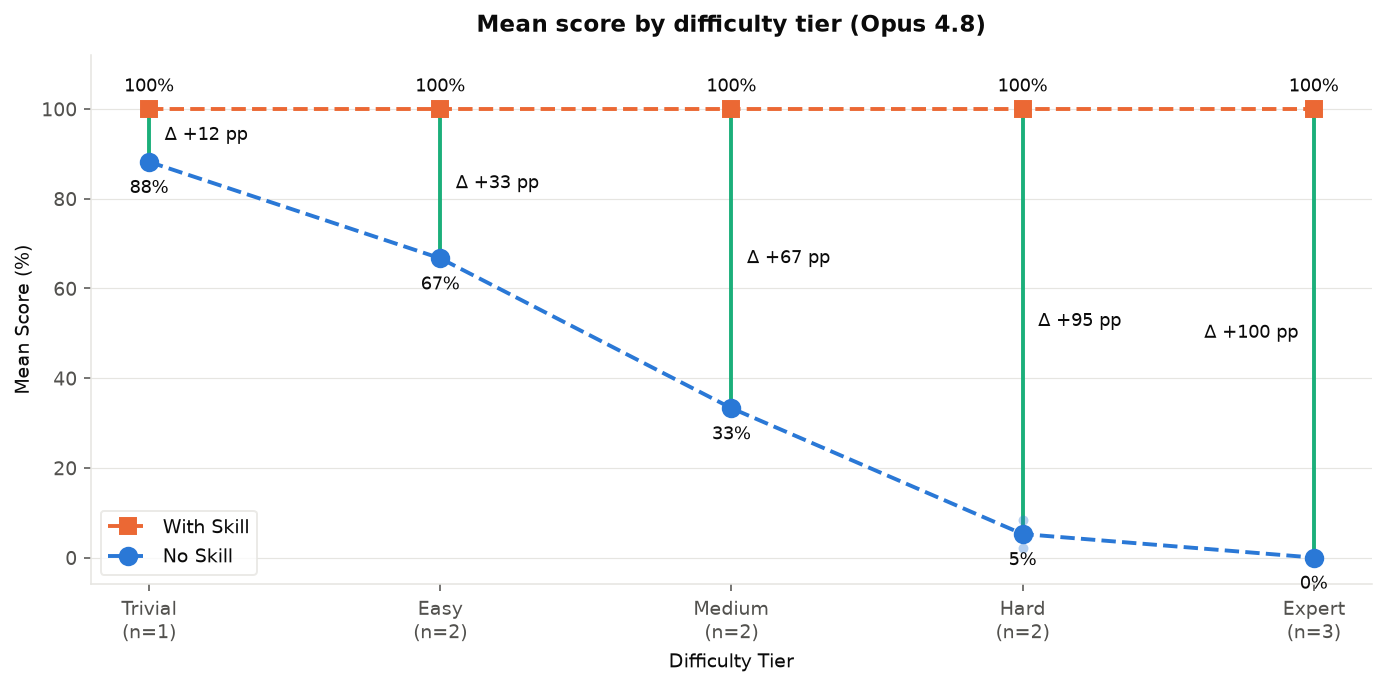

The Python source for this figure:
"""Mean graded-case score by difficulty tier, no-skill vs with-skill.

Tiers binned on unaided mean score A per task (user-fixed cut-points):
Expert A=0 exactly | Hard 0<A<0.3 | Medium 0.3-0.6 | Easy 0.6-0.8 | Trivial >0.8
Scores are graded-cases-passed / total from each run's verifier/pytest_output.txt.
"""

import matplotlib

matplotlib.use("Agg")
import matplotlib.pyplot as plt

INK = "#0b0b0b"
INK2 = "#52514e"
GRID = "#e6e5e1"
C_NOSKILL = "#2a78d6"
C_WITHSKILL = "#eb6834"
C_DELTA = "#1baf7a"

plt.rcParams.update(
    {
        "font.size": 10,
        "text.color": INK,
        "axes.labelcolor": INK,
        "xtick.color": INK2,
        "ytick.color": INK2,
        "axes.edgecolor": GRID,
        "axes.linewidth": 0.8,
        "figure.facecolor": "white",
        "axes.facecolor": "white",
    }
)

# task means (no-skill, %) grouped into the fixed tiers, easiest -> hardest
tiers = ["Trivial", "Easy", "Medium", "Hard", "Expert"]
task_means = {
    "Trivial": [88.2],
    "Easy": [66.7, 66.7],
    "Medium": [33.3, 33.3],
    "Hard": [2.2, 8.3],
    "Expert": [0.0, 0.0, 0.0],
}
no_skill = [sum(v) / len(v) for v in (task_means[t] for t in tiers)]
with_skill = [100.0] * 5
x = range(5)

fig, ax = plt.subplots(figsize=(10, 5), dpi=140)

# delta connectors: one vertical line per tier joining the two arms
for i, (lo, hi) in enumerate(zip(no_skill, with_skill)):
    ax.plot([i, i], [lo, hi], color=C_DELTA, linewidth=2,
            solid_capstyle="butt", zorder=2)
    last = i == len(no_skill) - 1
    ax.annotate(f"Δ +{hi - lo:.0f} pp", (i, (lo + hi) / 2),
                textcoords="offset points",
                xytext=(-8, 0) if last else (8, 0),
                ha="right" if last else "left",
                va="center", fontsize=9, color=INK)

ax.plot(x, with_skill, "--", color=C_WITHSKILL, linewidth=2, marker="s",
        markersize=8, label="With Skill", zorder=4)
ax.plot(x, no_skill, "--", color=C_NOSKILL, linewidth=2, marker="o",
        markersize=9, label="No Skill", zorder=4)

# individual task means, one faint dot per task
for i, t in enumerate(tiers):
    ax.scatter([i] * len(task_means[t]), task_means[t], s=26,
               color=C_NOSKILL, alpha=0.35, linewidths=0, zorder=3)

# direct value labels in ink, offset to clear the marks
for i, v in enumerate(no_skill):
    ax.annotate(f"{v:.0f}%", (i, v), textcoords="offset points",
                xytext=(0, -16), ha="center", fontsize=9, color=INK)
for i, v in enumerate(with_skill):
    ax.annotate("100%", (i, v), textcoords="offset points",
                xytext=(0, 9), ha="center", fontsize=9, color=INK)

ax.set_xticks(list(x), [f"{t}\n(n={len(task_means[t])})" for t in tiers])
ax.set_ylim(-6, 112)
ax.set_yticks(range(0, 101, 20))
ax.set_ylabel("Mean Score (%)")
ax.set_xlabel("Difficulty Tier")
ax.set_title("Mean score by difficulty tier (Opus 4.8)",
             fontweight="bold", pad=12)
ax.spines[["top", "right"]].set_visible(False)
ax.grid(axis="y", color=GRID, linewidth=0.6)
ax.set_axisbelow(True)
ax.legend(loc="lower left", frameon=True, edgecolor=GRID)

fig.tight_layout()
fig.savefig("/Users/AgisSpectre/erza-samples/images/score_by_tier.png",
            bbox_inches="tight")
print("written")
